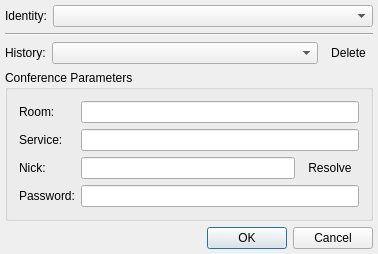
<?xml version="1.0" encoding="UTF-8"?>
<ui version="4.0">
 <class>JoinMultiChatDialogClass</class>
 <widget class="QDialog" name="JoinMultiChatDialogClass">
  <property name="geometry">
   <rect>
    <x>0</x>
    <y>0</y>
    <width>378</width>
    <height>247</height>
   </rect>
  </property>
  <layout class="QVBoxLayout" name="verticalLayout">
   <property name="margin">
    <number>5</number>
   </property>
   <item>
    <layout class="QHBoxLayout" name="hltIdentity">
     <item>
      <widget class="QLabel" name="lblIdentity">
       <property name="text">
        <string>Identity:</string>
       </property>
       <property name="textFormat">
        <enum>Qt::PlainText</enum>
       </property>
       <property name="buddy">
        <cstring>cmbStreamJid</cstring>
       </property>
      </widget>
     </item>
     <item>
      <widget class="QComboBox" name="cmbStreamJid">
       <property name="sizePolicy">
        <sizepolicy hsizetype="Expanding" vsizetype="Fixed">
         <horstretch>0</horstretch>
         <verstretch>0</verstretch>
        </sizepolicy>
       </property>
       <property name="sizeAdjustPolicy">
        <enum>QComboBox::AdjustToMinimumContentsLength</enum>
       </property>
      </widget>
     </item>
    </layout>
   </item>
   <item>
    <widget class="Line" name="line">
     <property name="orientation">
      <enum>Qt::Horizontal</enum>
     </property>
    </widget>
   </item>
   <item>
    <layout class="QHBoxLayout" name="hltHistory">
     <item>
      <widget class="QLabel" name="lblHistory">
       <property name="text">
        <string>History:</string>
       </property>
       <property name="textFormat">
        <enum>Qt::PlainText</enum>
       </property>
       <property name="buddy">
        <cstring>cmbHistory</cstring>
       </property>
      </widget>
     </item>
     <item>
      <widget class="QComboBox" name="cmbHistory">
       <property name="sizePolicy">
        <sizepolicy hsizetype="Expanding" vsizetype="Fixed">
         <horstretch>0</horstretch>
         <verstretch>0</verstretch>
        </sizepolicy>
       </property>
       <property name="sizeAdjustPolicy">
        <enum>QComboBox::AdjustToMinimumContentsLength</enum>
       </property>
      </widget>
     </item>
     <item>
      <widget class="QToolButton" name="tlbDeleteHistory">
       <property name="text">
        <string>Delete</string>
       </property>
       <property name="autoRaise">
        <bool>true</bool>
       </property>
      </widget>
     </item>
    </layout>
   </item>
   <item>
    <widget class="QGroupBox" name="grbConference">
     <property name="title">
      <string>Conference Parameters</string>
     </property>
     <layout class="QGridLayout" name="gridLayout">
      <item row="0" column="0">
       <widget class="QLabel" name="lblRoom">
        <property name="text">
         <string>Room:</string>
        </property>
       </widget>
      </item>
      <item row="0" column="1" colspan="2">
       <widget class="QLineEdit" name="lneRoom"/>
      </item>
      <item row="1" column="0">
       <widget class="QLabel" name="lblService">
        <property name="text">
         <string>Service:</string>
        </property>
        <property name="textFormat">
         <enum>Qt::PlainText</enum>
        </property>
        <property name="buddy">
         <cstring>lneService</cstring>
        </property>
       </widget>
      </item>
      <item row="1" column="1" colspan="2">
       <widget class="QLineEdit" name="lneService"/>
      </item>
      <item row="2" column="0">
       <widget class="QLabel" name="lblNick">
        <property name="text">
         <string>Nick:</string>
        </property>
        <property name="textFormat">
         <enum>Qt::PlainText</enum>
        </property>
        <property name="buddy">
         <cstring>lneNick</cstring>
        </property>
       </widget>
      </item>
      <item row="2" column="1">
       <widget class="QLineEdit" name="lneNick"/>
      </item>
      <item row="2" column="2">
       <widget class="QToolButton" name="tlbResolveNick">
        <property name="sizePolicy">
         <sizepolicy hsizetype="Preferred" vsizetype="Fixed">
          <horstretch>0</horstretch>
          <verstretch>0</verstretch>
         </sizepolicy>
        </property>
        <property name="text">
         <string>Resolve</string>
        </property>
        <property name="autoRaise">
         <bool>true</bool>
        </property>
       </widget>
      </item>
      <item row="3" column="0">
       <widget class="QLabel" name="lblPassword">
        <property name="text">
         <string>Password:</string>
        </property>
        <property name="textFormat">
         <enum>Qt::PlainText</enum>
        </property>
        <property name="buddy">
         <cstring>lnePassword</cstring>
        </property>
       </widget>
      </item>
      <item row="3" column="1" colspan="2">
       <widget class="QLineEdit" name="lnePassword">
        <property name="echoMode">
         <enum>QLineEdit::PasswordEchoOnEdit</enum>
        </property>
       </widget>
      </item>
     </layout>
    </widget>
   </item>
   <item>
    <widget class="QDialogButtonBox" name="btbButtons">
     <property name="standardButtons">
      <set>QDialogButtonBox::Cancel|QDialogButtonBox::Ok</set>
     </property>
    </widget>
   </item>
  </layout>
 </widget>
 <layoutdefault spacing="6" margin="11"/>
 <tabstops>
  <tabstop>lneRoom</tabstop>
  <tabstop>lneService</tabstop>
  <tabstop>lneNick</tabstop>
  <tabstop>tlbResolveNick</tabstop>
  <tabstop>lnePassword</tabstop>
  <tabstop>btbButtons</tabstop>
  <tabstop>cmbStreamJid</tabstop>
  <tabstop>cmbHistory</tabstop>
  <tabstop>tlbDeleteHistory</tabstop>
 </tabstops>
 <resources/>
 <connections>
  <connection>
   <sender>btbButtons</sender>
   <signal>rejected()</signal>
   <receiver>JoinMultiChatDialogClass</receiver>
   <slot>reject()</slot>
   <hints>
    <hint type="sourcelabel">
     <x>359</x>
     <y>299</y>
    </hint>
    <hint type="destinationlabel">
     <x>380</x>
     <y>177</y>
    </hint>
   </hints>
  </connection>
 </connections>
</ui>
